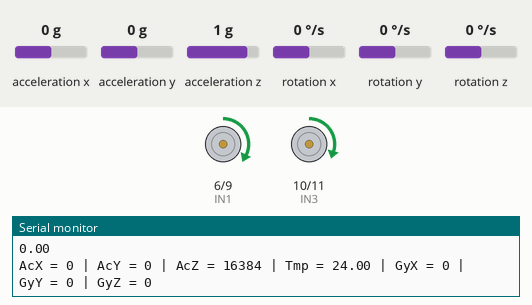
Recording of a sketch running on a simulated Arduino Uno, built with avr-gcc and run on an emulated ATmega328P. On the bench: motor-driver pin pairs drawn as motors (green arrow = first pin HIGH = forward, orange = second pin HIGH = backward, longer = more drive, scaled by the enable pin), the last lines printed to the serial monitor. Wiring (inferred from the names in the program): MPU-6050 motion sensor at I2C address 0x68. The inputs (shaded band) are chosen by the test bench; at power-on: acceleration x 0 g, acceleration y 0 g, acceleration z 1 g, rotation x 0 °/s, rotation y 0 °/s, rotation z 0 °/s.

Above: at 1.2 s.
1.3 s: acceleration x set to 0.2 g
At 2.0 s:
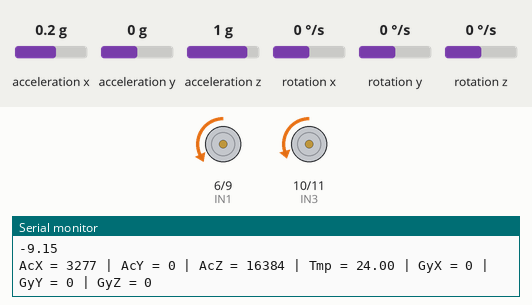
3.2 s: acceleration x set to -1.4 g
At 5.0 s:
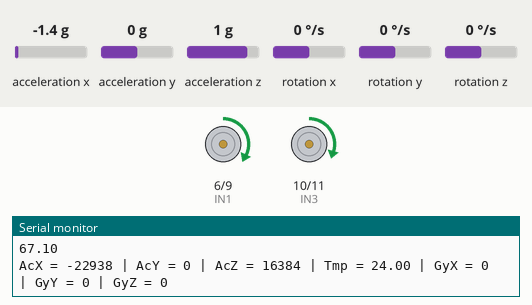
8.3 s: acceleration x set to 0.8 g
At 9.3 s:
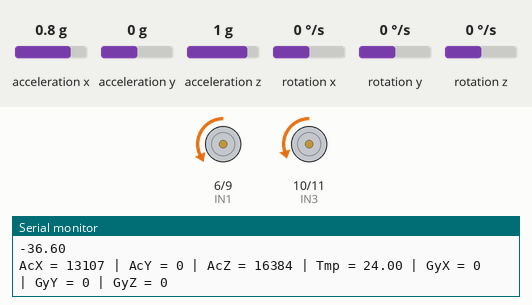
10.4 s: acceleration x set to 0 g
At 11.3 s:
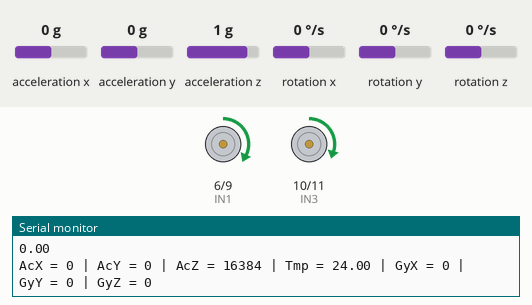
Timing chart, 0 to 13.2 s (numbered marks = the images above; inputs shaded):
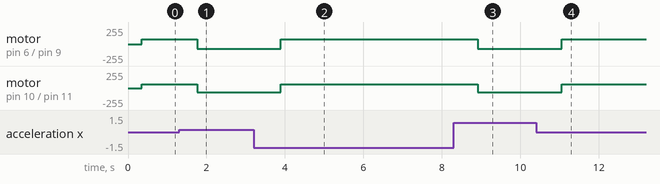

Measured:
- the behaviour switches between 0 and 0.1 g on acceleration x (found by bisection; images 0 and 1)
- after the input at 1.3 s, motor on pin 6 (IN1) / pin 9 (IN2): forward 70/255 → backward 70/255 after 0.46 s; motor on pin 10 (IN3) / pin 11 (IN4): forward 60/255 → backward 60/255 after 0.46 s
- after the input at 3.2 s, motor on pin 6 (IN1) / pin 9 (IN2): backward 70/255 → forward 70/255 after 0.70 s; motor on pin 10 (IN3) / pin 11 (IN4): backward 60/255 → forward 60/255 after 0.70 s
- after the input at 8.3 s, motor on pin 6 (IN1) / pin 9 (IN2): forward 70/255 → backward 70/255 after 0.61 s; motor on pin 10 (IN3) / pin 11 (IN4): forward 60/255 → backward 60/255 after 0.61 s
- after the input at 10.4 s, motor on pin 6 (IN1) / pin 9 (IN2): backward 70/255 → forward 70/255 after 0.65 s; motor on pin 10 (IN3) / pin 11 (IN4): backward 60/255 → forward 60/255 after 0.65 s

The sketch:

MPU_Try.ino
```cpp
// MPU-6050 Short Example Sketch
// By Arduino User JohnChi
// August 17, 2014
// Public Domain
#include<Wire.h>
#include <PID_v1.h>
float Output=0;
const int MPU_addr=0x68;  // I2C address of the MPU-6050
int16_t AcX,AcY,AcZ,Tmp,GyX,GyY,GyZ;
double originalSetpoint = -1256;
double setpoint = originalSetpoint;
double input, output;
int moveState=0; //0 = balance; 1 = back; 2 = forth
double Kp = 3.55;
double Kd = 2.08;
double Ki = 0.005;
PID pid(&input, &output, &setpoint, Kp, Ki, Kd, DIRECT);
//MOTOR CONTROLLER
int ENA = 5;
int IN1 = 6;
int IN2 = 9;
int IN3 = 10;
int IN4 = 11;
int ENB = 12;

void setup(){
  Wire.begin();
  Wire.beginTransmission(MPU_addr);
  Wire.write(0x6B);  // PWR_MGMT_1 register
  Wire.write(0);     // set to zero (wakes up the MPU-6050)
  Wire.endTransmission(true);
  pinMode(IN1,OUTPUT);
  pinMode(IN2,OUTPUT);
  pinMode(IN3,OUTPUT);
  pinMode(IN4,OUTPUT);
  pinMode(ENB,OUTPUT);
  pinMode(ENA,OUTPUT);
  digitalWrite(ENA,HIGH);
  digitalWrite(ENB,HIGH);
  Serial.begin(9600);
  pid.SetMode(AUTOMATIC);
  pid.SetSampleTime(10);
  pid.SetOutputLimits(-255, 255);
}
void loop(){
  Wire.beginTransmission(MPU_addr);
  Wire.write(0x3B);  // starting with register 0x3B (ACCEL_XOUT_H)
  Wire.endTransmission(false);
  Wire.requestFrom(MPU_addr,14,true);  // request a total of 14 registers
  AcX=Wire.read()<<8|Wire.read();  // 0x3B (ACCEL_XOUT_H) & 0x3C (ACCEL_XOUT_L)
  AcY=Wire.read()<<8|Wire.read();  // 0x3D (ACCEL_YOUT_H) & 0x3E (ACCEL_YOUT_L)
  AcZ=Wire.read()<<8|Wire.read();  // 0x3F (ACCEL_ZOUT_H) & 0x40 (ACCEL_ZOUT_L)
  Tmp=Wire.read()<<8|Wire.read();  // 0x41 (TEMP_OUT_H) & 0x42 (TEMP_OUT_L)
  GyX=Wire.read()<<8|Wire.read();  // 0x43 (GYRO_XOUT_H) & 0x44 (GYRO_XOUT_L)
  GyY=Wire.read()<<8|Wire.read();  // 0x45 (GYRO_YOUT_H) & 0x46 (GYRO_YOUT_L)
  GyZ=Wire.read()<<8|Wire.read();  // 0x47 (GYRO_ZOUT_H) & 0x48 (GYRO_ZOUT_L)
  Serial.print("AcX = "); Serial.print(AcX);
  Serial.print(" | AcY = "); Serial.print(AcY);
  Serial.print(" | AcZ = "); Serial.print(AcZ);
  Serial.print(" | Tmp = "); Serial.print(Tmp/340.00+36.53);  //equation for temperature in degrees C from datasheet
  Serial.print(" | GyX = "); Serial.print(GyX);
  Serial.print(" | GyY = "); Serial.print(GyY);
  Serial.print(" | GyZ = "); Serial.println(GyZ);
  delay(333);

  ////////////// .................... check ................./////////////////


  // see the equation of converting the degree into motor volatge


  // if it didn't work try the gyro readings


  /*
  if (AcX < setpoint ) {        // here you want to check whether to move forward or not
    // depending on the value of the he ACX
    //input = -AcX * 180/M_PI;
    input = AcX/1024;
    pid.Compute();
    Serial.println(output);
    analogWrite(IN1,-output);
    analogWrite(IN2,0);
    analogWrite(IN3,-output);
    analogWrite(IN4,0);
     }
    */
    //input = AcX * 180/M_PI ;
    input = -AcX/1024;
    Output = input * 3.05;
    Serial.println(Output);
    if (Output < 0){
    analogWrite(IN1,0);
    analogWrite(IN2,70);
    analogWrite(IN3,0);
    analogWrite(IN4,60);
     }
     else if (Output == 0 && AcX < -504 && AcX > -388){
    analogWrite(IN1,0);
    analogWrite(IN2,0);
    analogWrite(IN3,0);
    analogWrite(IN4,0);
     }
     else {
    analogWrite(IN1,70);
    analogWrite(IN2,0);
    analogWrite(IN3,60);
    analogWrite(IN4,0);
      }
  }
```
